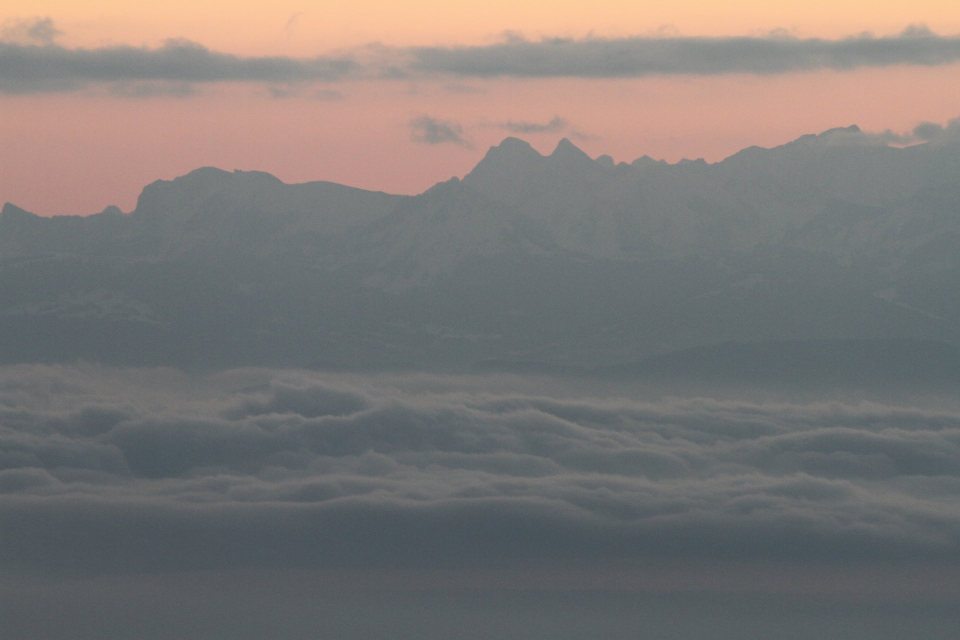
#> input picture stabilize/alpes/alpes_123.jpg, 1920 x 1280 px, given in place of tf2.mp4, which was not available (shown at 1/2 size)
$ python lk_track.py   (older library calls are emulated)
#> lines starting #> are read from the running program, lines starting #| are printed output that depends on the picture; pictures that were not available may be replaced by others from this repository, and a replacement may not be noted
### tracks/lk_track/video.py
#!/usr/bin/env python

'''
Video capture sample.

Sample shows how VideoCapture class can be used to acquire video
frames from a camera of a movie file. Also the sample provides
an example of procedural video generation by an object, mimicking
the VideoCapture interface (see Chess class).

'create_capture' is a convinience function for capture creation,
falling back to procedural video in case of error.

Usage:
    video.py [--shotdir <shot path>] [source0] [source1] ...'

    sourceN is an
     - integer number for camera capture
     - name of video file
     - synth:<params> for procedural video

Synth examples:
    synth:bg=../data/lena.jpg:noise=0.1
    synth:class=chess:bg=../data/lena.jpg:noise=0.1:size=640x480

Keys:
    ESC    - exit
    SPACE  - save current frame to <shot path> directory

'''

# Python 2/3 compatibility
from __future__ import print_function

import cv2
import numpy as np
from numpy import pi, sin, cos

import common
# local modules
from tst_scene_render import TestSceneRender


# built-in modules

class VideoSynthBase(object):
    # [14 lines left out: function __init__, not called in this run]

    def render(self, dst):
        pass

    # [15 lines left out: function read, not called in this run]

    def isOpened(self):
        return True

class Book(VideoSynthBase):
    # [11 lines left out: functions __init__, read, not called in this run]

class Cube(VideoSynthBase):
    def __init__(self, **kw):
        super(Cube, self).__init__(**kw)
        self.render = TestSceneRender(cv2.imread('../data/pca_test1.jpg'), deformation = True,  speed = 1)

    # [5 lines left out: function read, not called in this run]

class Chess(VideoSynthBase):
    # [45 lines left out: functions __init__, draw_quads, render, not called in this run]


classes = dict(chess=Chess, book=Book, cube=Cube)

presets = dict(
    empty = 'synth:',
    lena = 'synth:bg=../data/lena.jpg:noise=0.1',
    chess = 'synth:class=chess:bg=../data/lena.jpg:noise=0.1:size=640x480',
    book = 'synth:class=book:bg=../data/graf1.png:noise=0.1:size=640x480',
    cube = 'synth:class=cube:bg=../data/pca_test1.jpg:noise=0.0:size=640x480'
)


def create_capture(source = 0, fallback = presets['chess']):
    '''source: <int> or '<int>|<filename>|synth [:<param_name>=<value> [:...]]'
    '''
    source = str(source).strip()
    chunks = source.split(':')
    # handle drive letter ('c:', ...)
    if len(chunks) > 1 and len(chunks[0]) == 1 and chunks[0].isalpha():
        chunks[1] = chunks[0] + ':' + chunks[1]
        del chunks[0]

    source = chunks[0]
    try: source = int(source)
    except ValueError: pass
    params = dict( s.split('=') for s in chunks[1:] )

    cap = None
    if source == 'synth':
        Class = classes.get(params.get('class', None), VideoSynthBase)
        try: cap = Class(**params)
        except: pass
    else:
        cap = cv2.VideoCapture(source)
        if 'size' in params:
            w, h = map(int, params['size'].split('x'))
            cap.set(cv2.CAP_PROP_FRAME_WIDTH, w)
            cap.set(cv2.CAP_PROP_FRAME_HEIGHT, h)
    if cap is None or not cap.isOpened():
        print('Warning: unable to open video source: ', source)
        if fallback is not None:
            return create_capture(fallback, None)
    return cap

# [30 lines that do not run on import are left out]

### tracks/lk_track/lk_track.py
#!/usr/bin/env python

'''
Lucas-Kanade tracker
====================

Lucas-Kanade sparse optical flow demo. Uses goodFeaturesToTrack
for track initialization and back-tracking for match verification
between frames.

Usage
-----
lk_track.py [<video_source>]


Keys
----
ESC - exit
'''

# Python 2/3 compatibility
from __future__ import print_function

import os

import cv2
import numpy as np

import video

lk_params = dict( winSize  = (15, 15),
                  maxLevel = 2,
                  criteria = (cv2.TERM_CRITERIA_EPS | cv2.TERM_CRITERIA_COUNT, 10, 0.03))

feature_params = dict( maxCorners = 500,
                       qualityLevel = 0.3,
                       minDistance = 7,
                       blockSize = 7 )

class App:
    def __init__(self, video_src):
        self.track_len = 50
        self.detect_interval = 5
        self.tracks = []
        self.cam = video.create_capture(video_src)
        self.frame_idx = 0

    def run(self):
        c, r, w, h = 1270, 129, 50, 80
        while True:
            ret, frame = self.cam.read()
#> frame is the input picture: shape (1280, 1920, 3); mean B, G, R 117.5, 119.6, 124.1
            # frame = frame[r:r + h, c:c + w]
            frame_gray = cv2.cvtColor(frame, cv2.COLOR_BGR2GRAY)
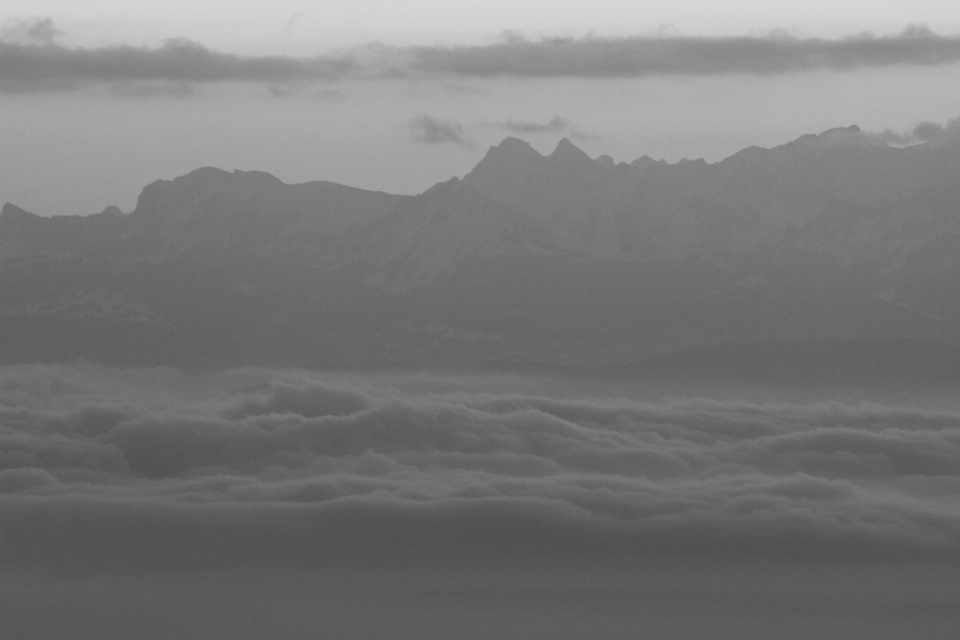
#> frame_gray: shape (1280, 1920) (shown at 1/2 size); min 74, max 215, mean 120.7
            vis = frame.copy()

            if len(self.tracks) > 0:
                img0, img1 = self.prev_gray, frame_gray
                p0 = np.float32([tr[-1] for tr in self.tracks]).reshape(-1, 1, 2)
                p1, st, err = cv2.calcOpticalFlowPyrLK(img0, img1, p0, None, **lk_params)
                p0r, st, err = cv2.calcOpticalFlowPyrLK(img1, img0, p1, None, **lk_params)
                d = abs(p0-p0r).reshape(-1, 2).max(-1)
                good = d < 1
                new_tracks = []
                for tr, (x, y), good_flag in zip(self.tracks, p1.reshape(-1, 2), good):
                    if not good_flag:
                        continue
                    tr.append((x, y))
                    if len(tr) > self.track_len:
                        del tr[0]
                    new_tracks.append(tr)
                    cv2.circle(vis, (x, y), 2, (0, 255, 0), -1)
                self.tracks = new_tracks
                cv2.polylines(vis, [np.int32(tr) for tr in self.tracks], False, (0, 255, 0))
                # draw_str(vis, (20, 20), 'track count: %d' % len(self.tracks))

            if self.frame_idx % self.detect_interval == 0:
                mask = np.zeros_like(frame_gray)
                mask[:] = 255
                for x, y in [np.int32(tr[-1]) for tr in self.tracks]:
                    cv2.circle(mask, (x, y), 5, 0, -1)
                p = cv2.goodFeaturesToTrack(frame_gray, mask = mask, **feature_params)
#> p = 19 rows, first 8: [920, 360], [1634, 270], [466, 343], [1406, 318], [1231, 327], [1261, 327], [481, 341], [1711, 250]
                if p is not None:
                    for x, y in np.float32(p).reshape(-1, 2):
                        self.tracks.append([(x, y)])
#> this loop made 19 passes
#> (x, y) on passes 1 to 12: (920, 360), (1634, 270), (466, 343), (1406, 318), (1231, 327), (1261, 327), (481, 341), (1711, 250), (996, 291), (345, 360), (1585, 281), (1431, 323)
#> after the loop, self.tracks = [[(920, 360)], [(1634, 270)], [(466, 343)], [(1406, 318)], [(1231, 327)], [(1261, 327)], [(481, 341)], [(1711, 250)], [(996, 291)], [(345, 360)], [(1585, 281)], [(1431, 323)], [(1327, 320)], [(875, 365)], [(1446, 320)], [(100, 434)], [(982, 294)], [(1720, 260)], [(836, 388)]]


            self.frame_idx += 1
            self.prev_gray = frame_gray
            # cv2.imshow('lk_track', cv2.resize(vis, (0, 0), fx=3, fy=3))
            cv2.imshow('lk_track', vis)

            ch = cv2.waitKey(1)
#> (key Esc is pressed here)
            if ch == 27:
                break

def main():
    try:
        video_src = os.path.join(os.path.dirname(os.path.realpath(__file__)), '../tf2.mp4')
    except:
        video_src = 0

    print(__doc__)
    App(video_src).run()
    cv2.destroyAllWindows()

if __name__ == '__main__':
    main()

$ run again, on stabilize/alpes/alpes_135.jpg
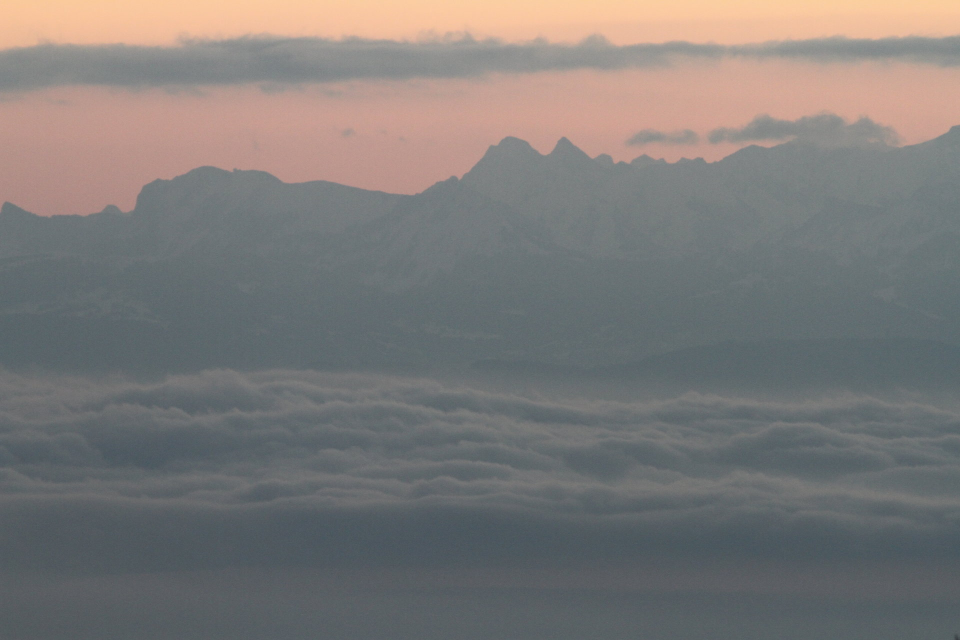
#> input picture stabilize/alpes/alpes_135.jpg, 1920 x 1280 px, given in place of tf2.mp4, which was not available (shown at 1/2 size)
#> in run, frame is the input picture: shape (1280, 1920, 3); mean B, G, R 119.7, 121.3, 124.1
#> in run, `frame_gray = cv2.cvtColor(frame, cv2.COLOR_BGR2GRAY)`:
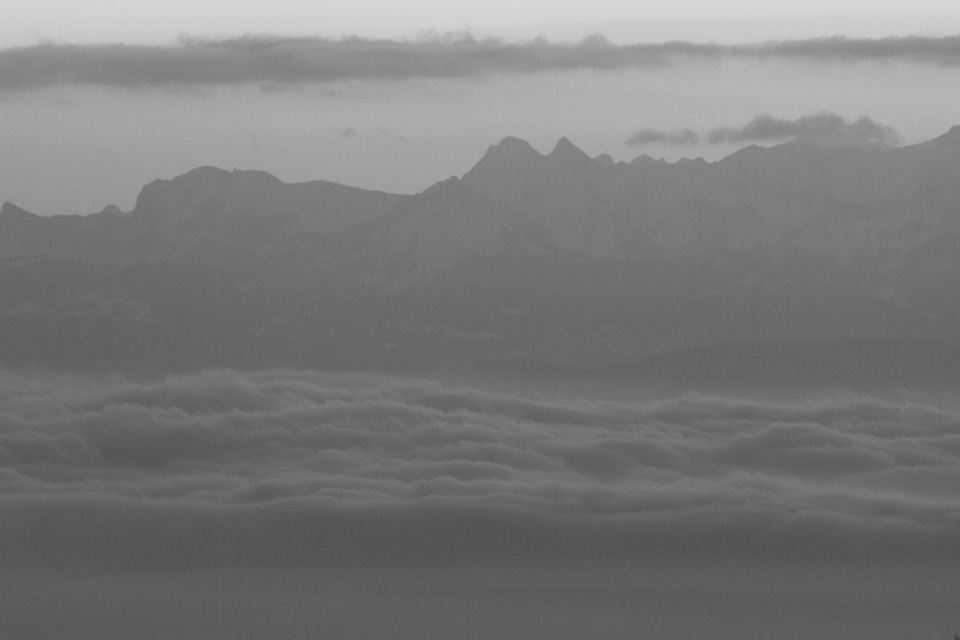
#> frame_gray: shape (1280, 1920) (shown at 1/2 size); min 55, max 217, mean 121.9
#> p = [[918, 358], [464, 341], [1404, 317], [1229, 325], [1325, 318], [1414, 324], [828, 389], [12, 404]]
#> the loop in run, `for x, y in np.float32(p).reshape(-1, 2):` made 8 passes
#> after the loop in run, `for x, y in np.float32(p).reshape(-1, 2):`: self.tracks = [[(918, 358)], [(464, 341)], [(1404, 317)], [(1229, 325)], [(1325, 318)], [(1414, 324)], [(828, 389)], [(12, 404)]]

$ run again, on stabilize/alpes/alpes_137.jpg
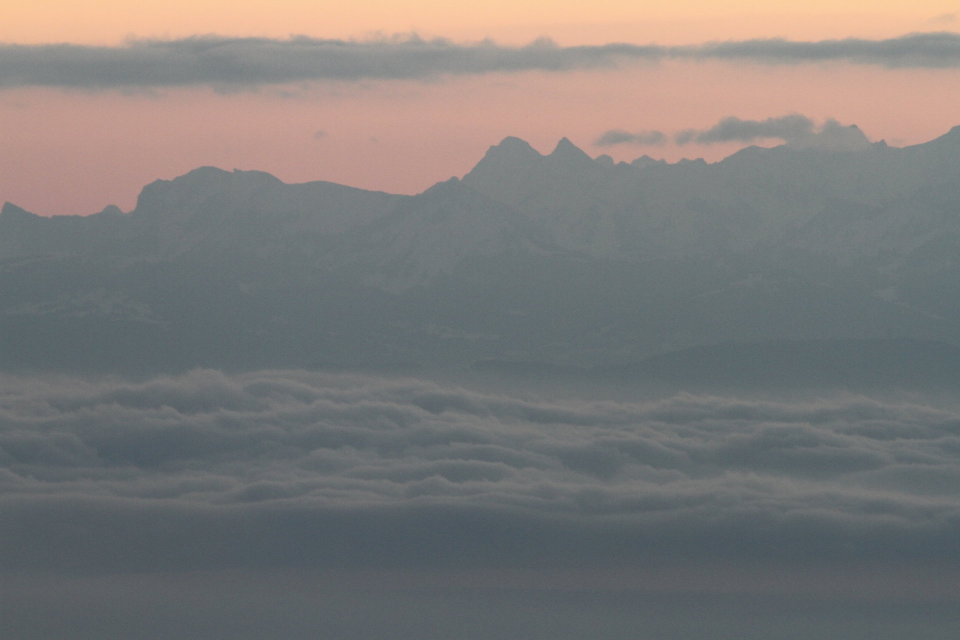
#> input picture stabilize/alpes/alpes_137.jpg, 1920 x 1280 px, given in place of tf2.mp4, which was not available (shown at 1/2 size)
#> in run, frame is the input picture: shape (1280, 1920, 3); mean B, G, R 120.4, 121.8, 124.3
#> in run, `frame_gray = cv2.cvtColor(frame, cv2.COLOR_BGR2GRAY)`:
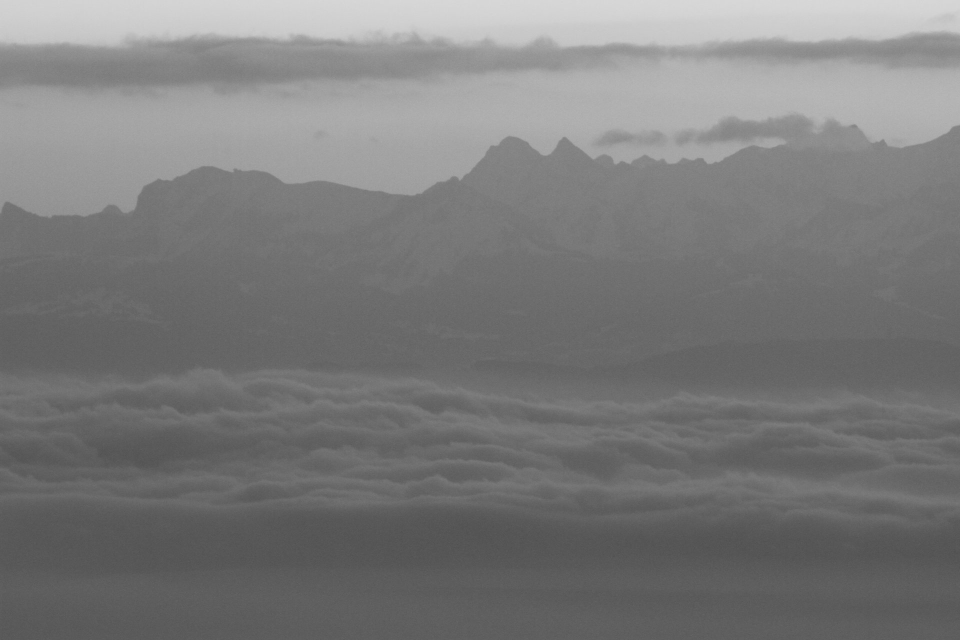
#> frame_gray: shape (1280, 1920) (shown at 1/2 size); min 76, max 216, mean 122.4
#> p = 14 rows, first 8: [1766, 280], [920, 359], [465, 341], [1260, 325], [1128, 276], [1405, 318], [1415, 327], [1230, 326]
#> the loop in run, `for x, y in np.float32(p).reshape(-1, 2):` made 14 passes
#> after the loop in run, `for x, y in np.float32(p).reshape(-1, 2):`: self.tracks = [[(1766, 280)], [(920, 359)], [(465, 341)], [(1260, 325)], [(1128, 276)], [(1405, 318)], [(1415, 327)], [(1230, 326)], [(842, 386)], [(982, 292)], [(1431, 325)], [(100, 433)], [(1710, 250)], [(1186, 318)]]

$ run again, on stabilize/alpes/alpes_139.jpg
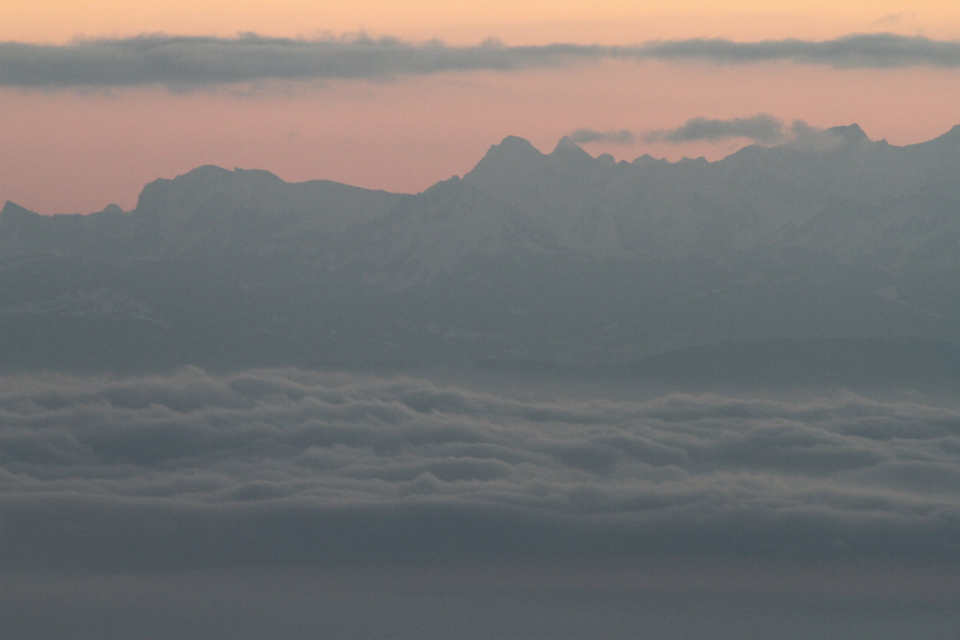
#> input picture stabilize/alpes/alpes_139.jpg, 1920 x 1280 px, given in place of tf2.mp4, which was not available (shown at 1/2 size)
#> in run, frame is the input picture: shape (1280, 1920, 3); mean B, G, R 115.5, 117, 119.9
#> in run, `frame_gray = cv2.cvtColor(frame, cv2.COLOR_BGR2GRAY)`:
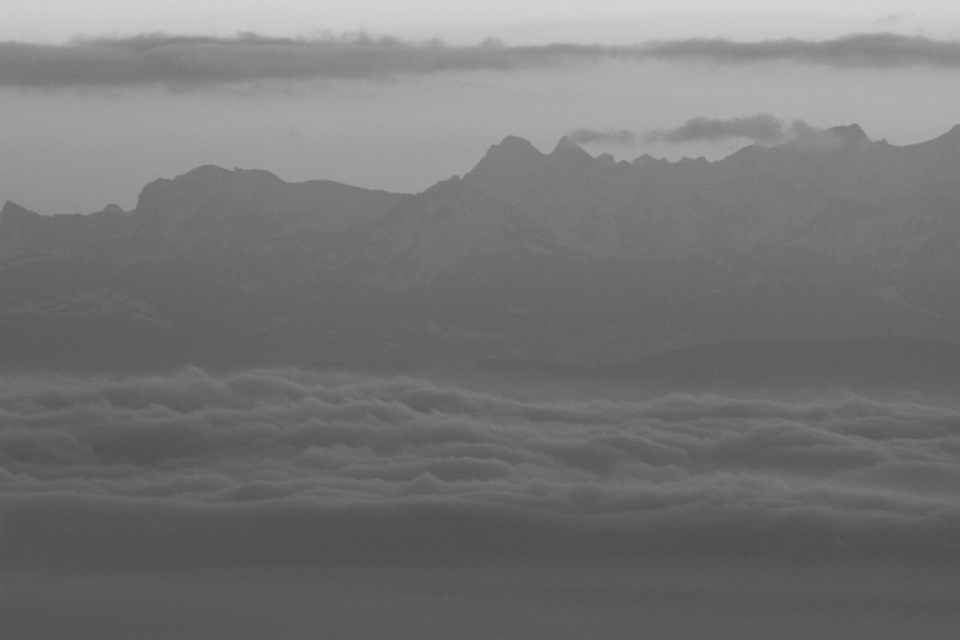
#> frame_gray: shape (1280, 1920) (shown at 1/2 size); min 71, max 213, mean 117.7
#> p = 17 rows, first 8: [921, 356], [1768, 278], [471, 336], [1408, 315], [1233, 324], [2, 420], [1778, 287], [984, 291]
#> the loop in run, `for x, y in np.float32(p).reshape(-1, 2):` made 17 passes
#> after the loop in run, `for x, y in np.float32(p).reshape(-1, 2):`: self.tracks = [[(921, 356)], [(1768, 278)], [(471, 336)], [(1408, 315)], [(1233, 324)], [(2, 420)], [(1778, 287)], [(984, 291)], [(1329, 317)], [(1262, 323)], [(844, 383)], [(1755, 282)], [(905, 352)], [(1417, 323)], [(1712, 248)], [(482, 338)], [(345, 357)]]
